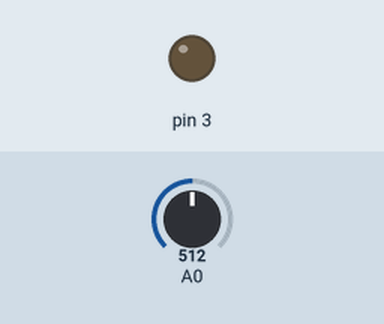
Simulated run of this sketch. Board: Arduino Uno, built with avr-gcc and run on an emulated ATmega328P. On the bench: output pins drawn as LEDs (lit = HIGH). Inputs (shaded band) come from the test bench; at power-on: A0 = 512.

Above: at 1.2 s.
1.3 s: A0 set to 417
2.8 s: A0 set to 387
At 3.1 s:
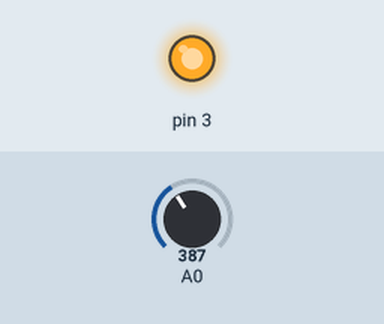
4.3 s: A0 set to 410
At 5.4 s:
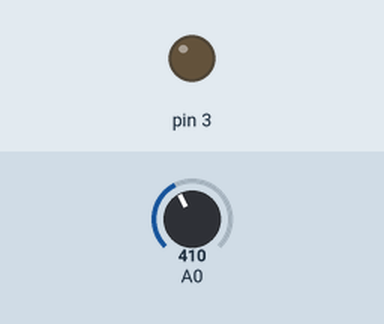
5.8 s: A0 set to 390
At 6.6 s:
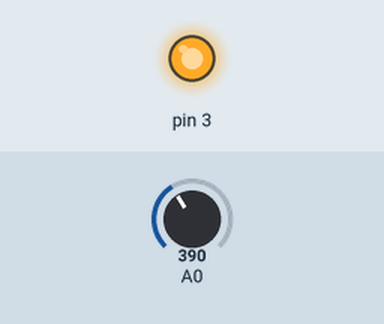
Timing chart, 0 to 8.3 s (numbered marks = the images above; inputs shaded):
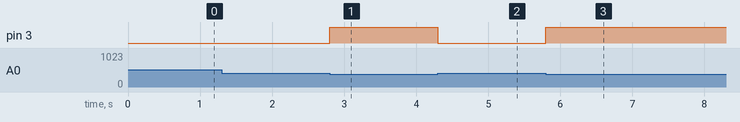

Measured:
- the behaviour switches between 400 and 399 on A0 (found by bisection; images 0 and 1)
- after the input at 1.3 s, every drawn part: stays the same
- after the input at 2.8 s, pin 3: LOW → HIGH at once
- after the input at 4.3 s, pin 3: HIGH → LOW at once
- after the input at 5.8 s, pin 3: LOW → HIGH at once

The sketch:

sketch_oct01a.ino
```cpp
void setup() {
  // put your setup code here, to run once:
  Serial.begin(9600);
  pinMode(3, OUTPUT);

}

void loop() {
  // put your main code here, to run repeatedly:

  int sensorValue = analogRead(A0);
  if (sensorValue < 400){
    digitalWrite(3, HIGH);
  } else {
    digitalWrite(3, LOW);
  }
}
```
